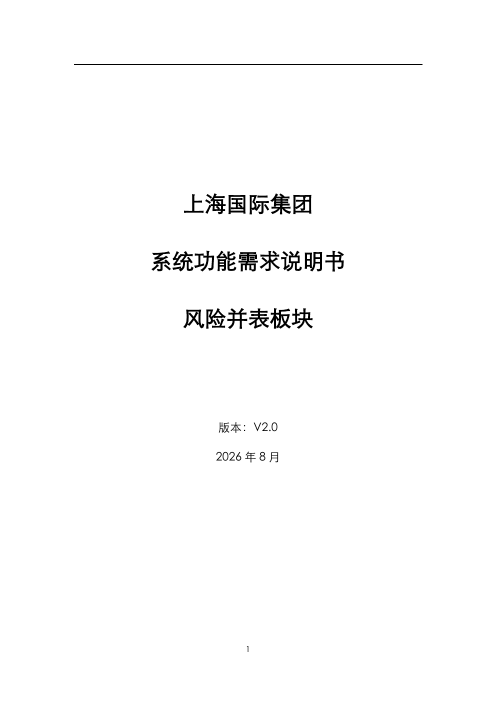
#> input picture work/concentration-doc/pages/page-001.png, 993 x 1404 px (shown at 1/2 size); its folder holds only this picture in this run
$ python make_montages.py
#> lines starting #> are read from the running program, lines starting #| are printed output that depends on the picture
from pathlib import Path
from PIL import Image, ImageDraw

src = Path(r"C:\Users\Yiheng.jin\demo\work\permission-matrix\pages")
out = Path(r"C:\Users\Yiheng.jin\demo\work\permission-matrix\montages")
out.mkdir(parents=True, exist_ok=True)
files = sorted(src.glob("page-*.png"))
for group_index in range(0, len(files), 6):
    group = files[group_index:group_index + 6]
    thumbs = []
    for path in group:
        page = Image.open(path).convert("RGB")
#> page is the input picture: PIL image 993x1404 RGB; min 0, max 255, mean 251.9
        target_w = 560
        target_h = round(page.height * target_w / page.width)
#> target_h = 792
        page = page.resize((target_w, target_h), Image.Resampling.LANCZOS)
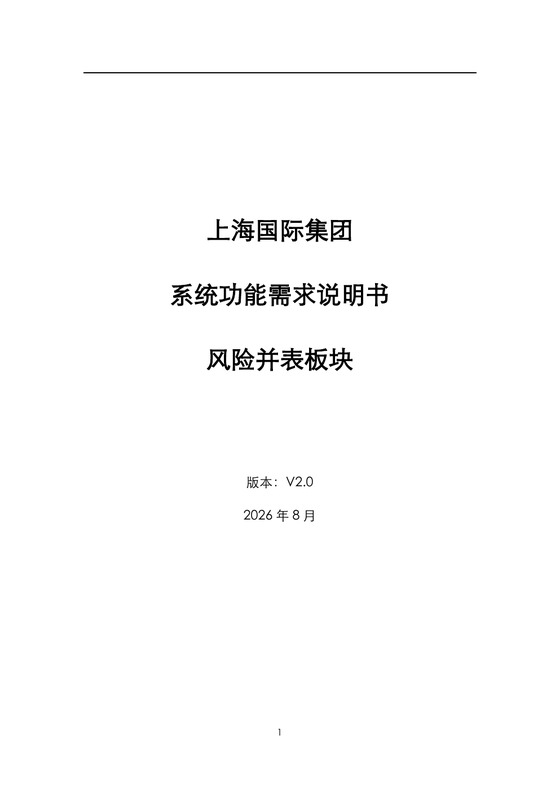
#> page: PIL image 560x792 RGB; min 0, max 255, mean 251.8
        canvas = Image.new("RGB", (target_w + 16, target_h + 42), "white")
#> canvas: PIL image 576x834 RGB; every value is 255
        canvas.paste(page, (8, 30))
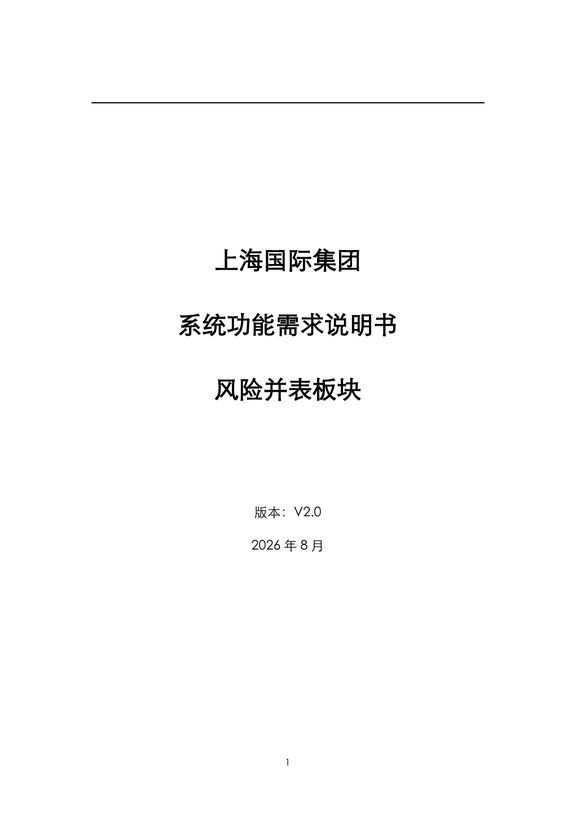
#> canvas: PIL image 576x834 RGB; min 0, max 255, mean 252.1
        ImageDraw.Draw(canvas).text((8, 7), path.stem, fill="black")
        thumbs.append(canvas)
    cols = 3
    rows = (len(thumbs) + cols - 1) // cols
#> rows = 1
    cell_w = max(thumb.width for thumb in thumbs)
#> cell_w = 576
    cell_h = max(thumb.height for thumb in thumbs)
#> cell_h = 834
    sheet = Image.new("RGB", (cols * cell_w, rows * cell_h), (220, 220, 220))
#> sheet: PIL image 1728x834 RGB; every value is 220
    for index, thumb in enumerate(thumbs):
        sheet.paste(thumb, ((index % cols) * cell_w, (index // cols) * cell_h))
#> this loop made 1 pass
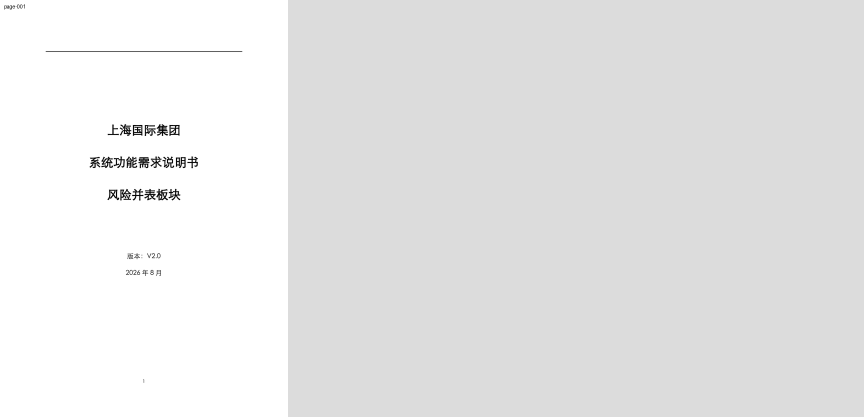
#> sheet: PIL image 1728x834 RGB (shown at 1/2 size); min 0, max 255, mean 230.7
    sheet.save(out / f"montage-{group_index // 6 + 1}.png")

$ run again, on work/concentration-doc/pages/page-023.png
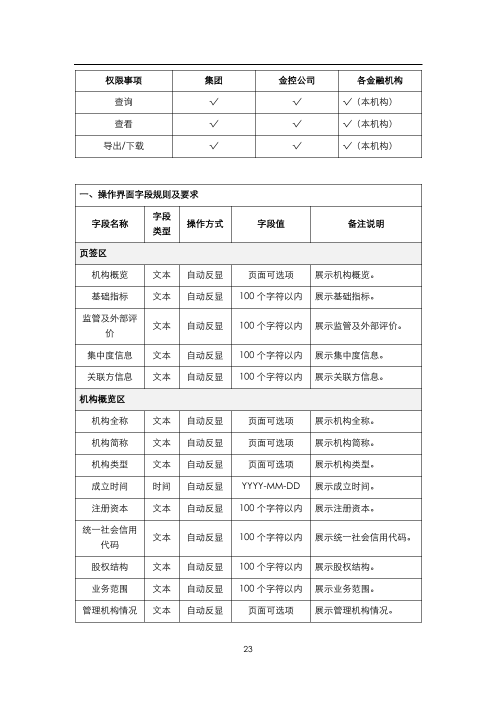
#> input picture work/concentration-doc/pages/page-023.png, 993 x 1404 px (shown at 1/2 size)
#> page is the input picture: PIL image 993x1404 RGB; min 0, max 255, mean 244.1
#> page: PIL image 560x792 RGB
#> `canvas.paste(page, (8, 30))`:
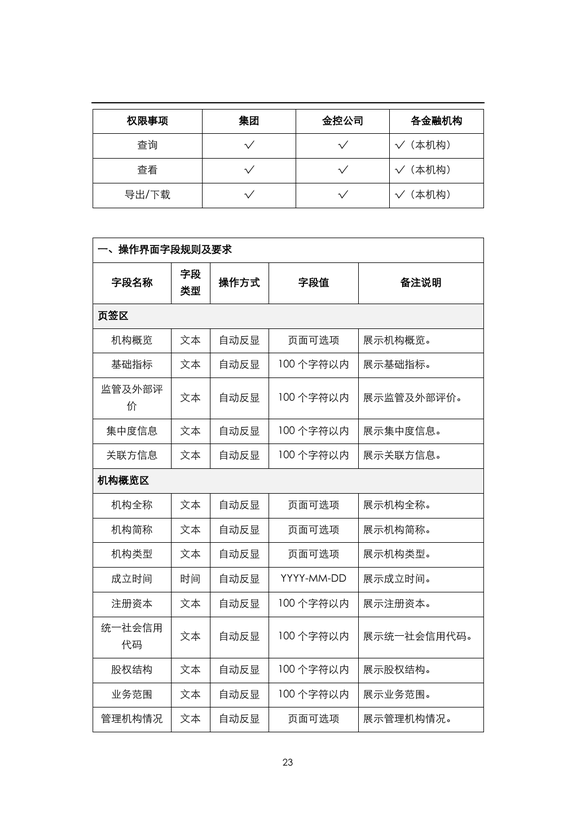
#> canvas: PIL image 576x834 RGB; min 0, max 255, mean 243.8
#> rows = 1
#> cell_w = 576
#> cell_h = 834
#> the loop `for index, thumb in enumerate(thumbs):` made 1 pass
#> after the loop `for index, thumb in enumerate(thumbs):`:
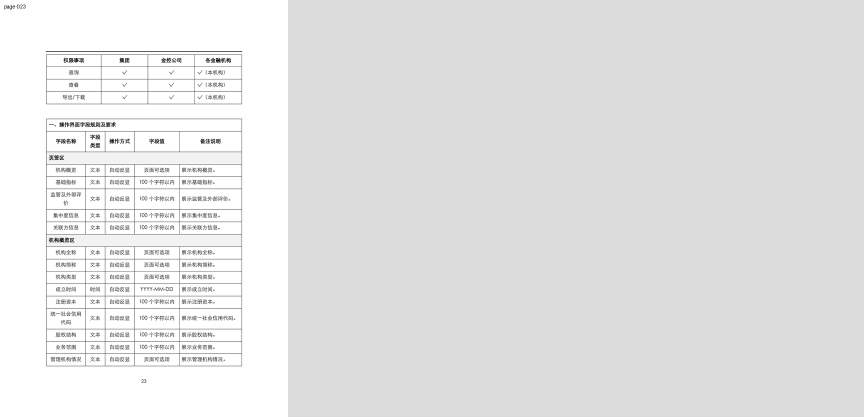
#> sheet: PIL image 1728x834 RGB (shown at 1/2 size); min 0, max 255, mean 227.9

$ run again, on work/concentration-doc/pages/page-025.png
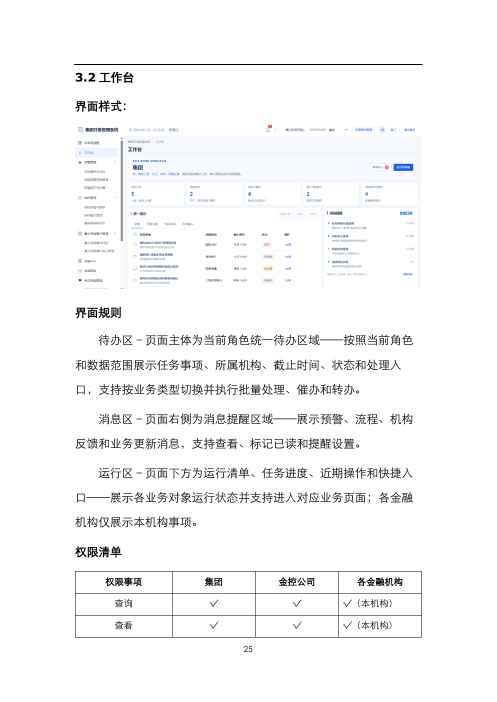
#> input picture work/concentration-doc/pages/page-025.png, 993 x 1404 px (shown at 1/2 size)
#> page is the input picture: PIL image 993x1404 RGB; mean R, G, B 247.3, 247.6, 248
#> page: PIL image 560x792 RGB
#> `canvas.paste(page, (8, 30))`:
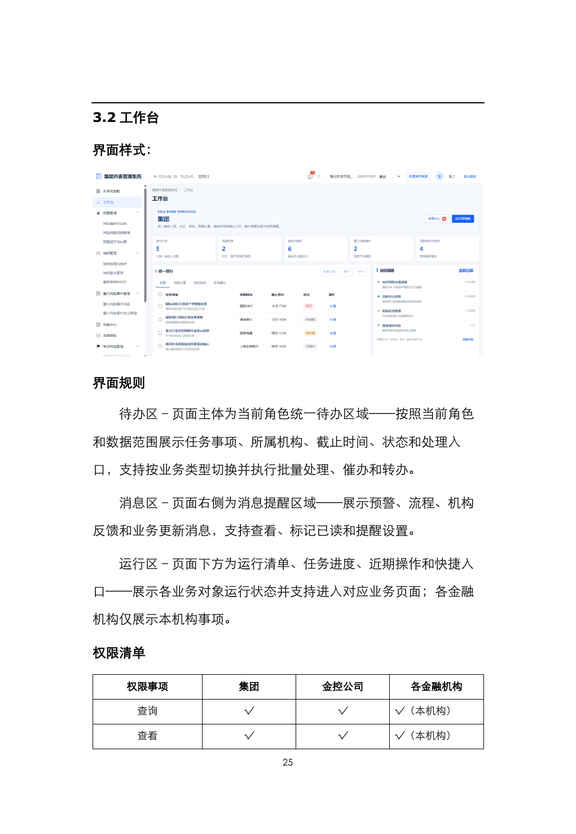
#> canvas: PIL image 576x834 RGB; mean R, G, B 247.4, 247.7, 248.1
#> rows = 1
#> cell_w = 576
#> cell_h = 834
#> the loop `for index, thumb in enumerate(thumbs):` made 1 pass
#> after the loop `for index, thumb in enumerate(thumbs):`:
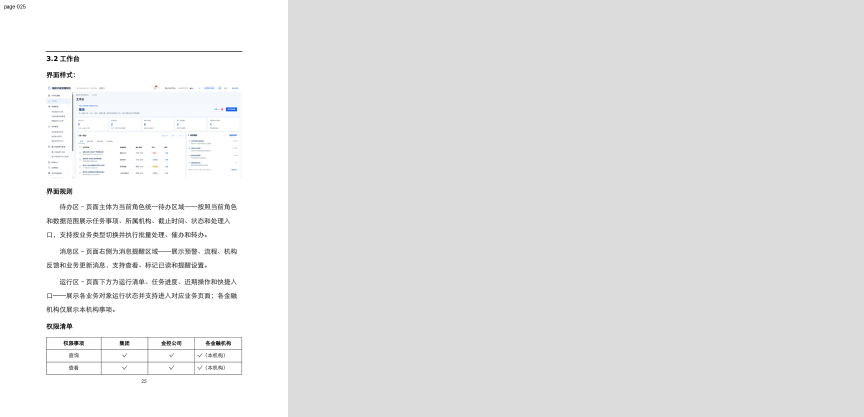
#> sheet: PIL image 1728x834 RGB (shown at 1/2 size); mean R, G, B 229.1, 229.2, 229.3

$ run again, on work/concentration-doc/pages/page-028.png
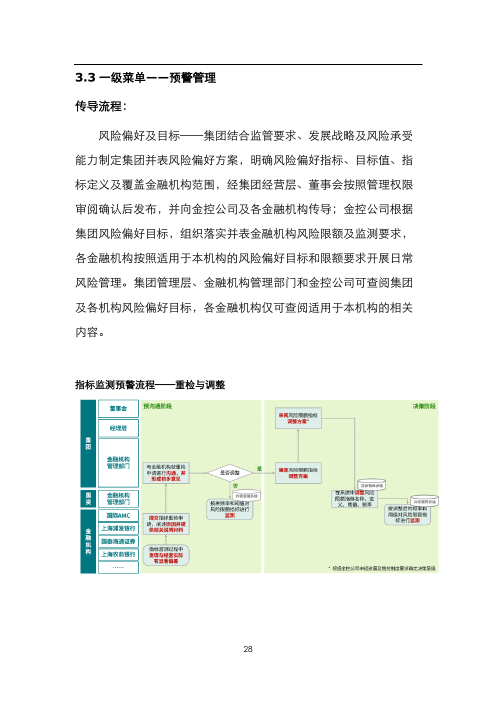
#> input picture work/concentration-doc/pages/page-028.png, 993 x 1404 px (shown at 1/2 size)
#> page is the input picture: PIL image 993x1404 RGB; mean R, G, B 241.2, 244.2, 239.5
#> page: PIL image 560x792 RGB
#> `canvas.paste(page, (8, 30))`:
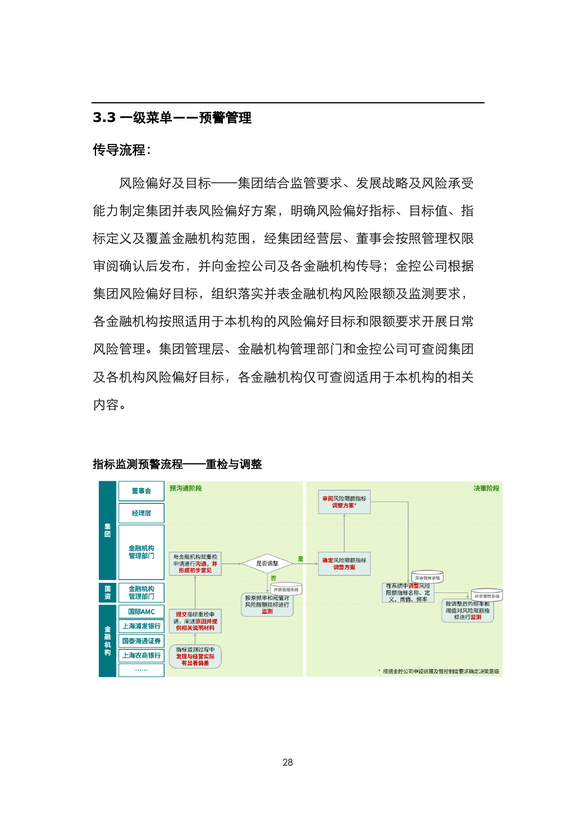
#> canvas: PIL image 576x834 RGB; mean R, G, B 241.8, 244.6, 240.3
#> rows = 1
#> cell_w = 576
#> cell_h = 834
#> the loop `for index, thumb in enumerate(thumbs):` made 1 pass
#> after the loop `for index, thumb in enumerate(thumbs):`:
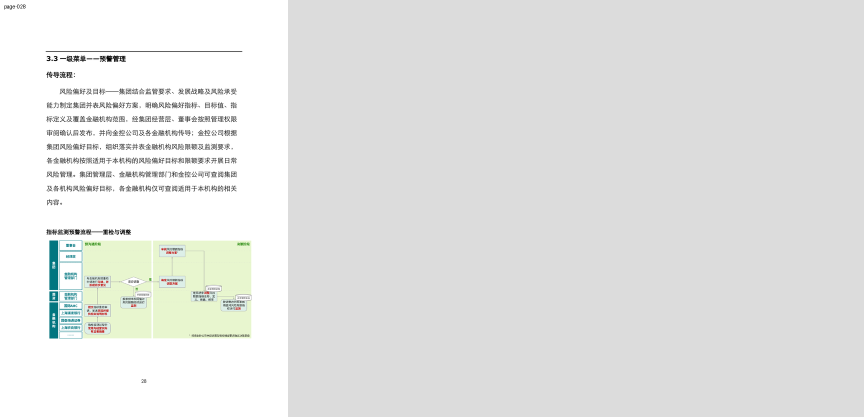
#> sheet: PIL image 1728x834 RGB (shown at 1/2 size); mean R, G, B 227.3, 228.2, 226.7

$ run again, on work/concentration-doc/pages/page-002.png
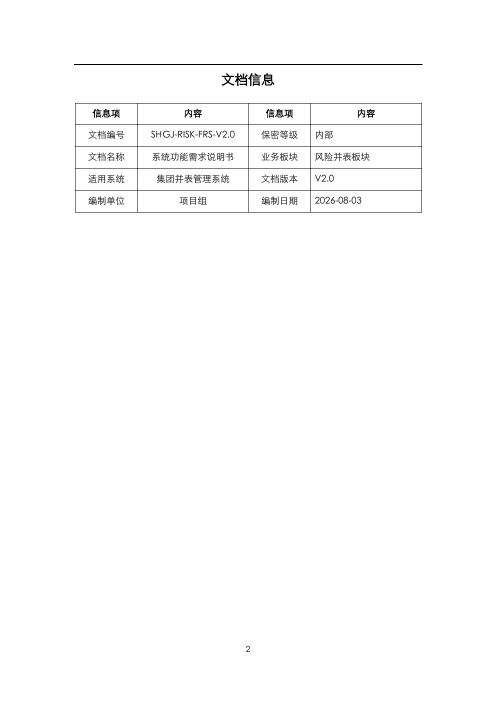
#> input picture work/concentration-doc/pages/page-002.png, 993 x 1404 px (shown at 1/2 size)
#> page is the input picture: PIL image 993x1404 RGB; min 0, max 255, mean 252.3
#> page: PIL image 560x792 RGB
#> `canvas.paste(page, (8, 30))`:
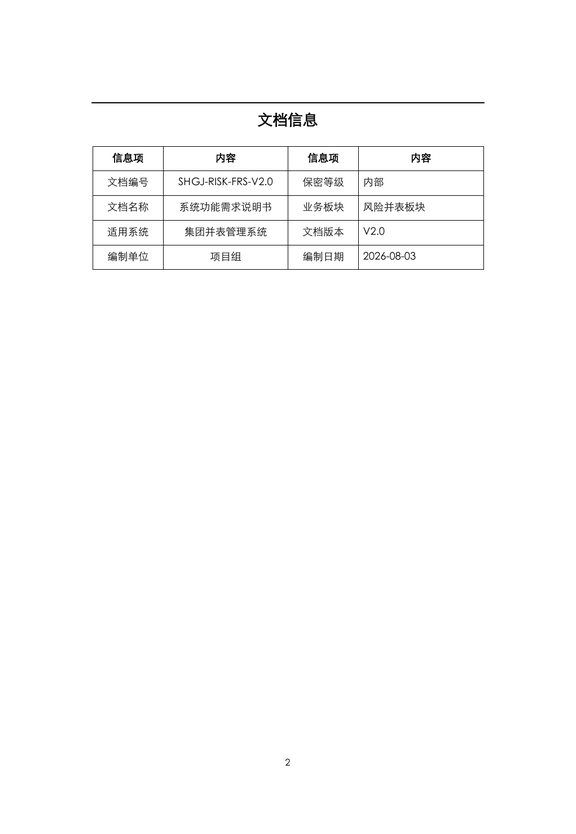
#> canvas: PIL image 576x834 RGB; min 0, max 255, mean 252.3
#> rows = 1
#> cell_w = 576
#> cell_h = 834
#> the loop `for index, thumb in enumerate(thumbs):` made 1 pass
#> after the loop `for index, thumb in enumerate(thumbs):`:
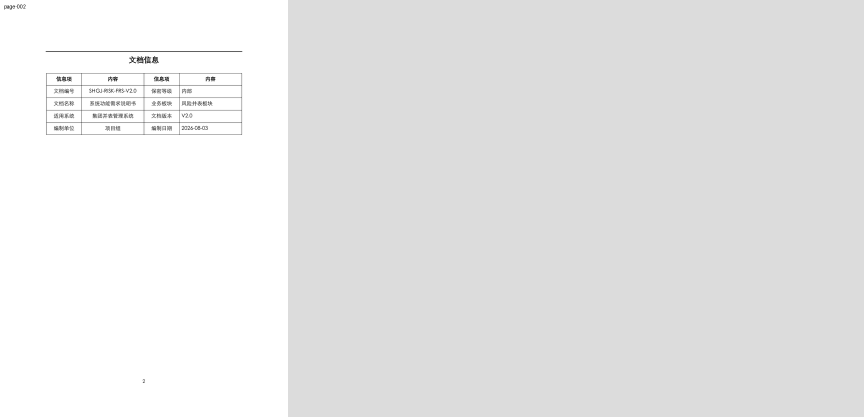
#> sheet: PIL image 1728x834 RGB (shown at 1/2 size); min 0, max 255, mean 230.7
